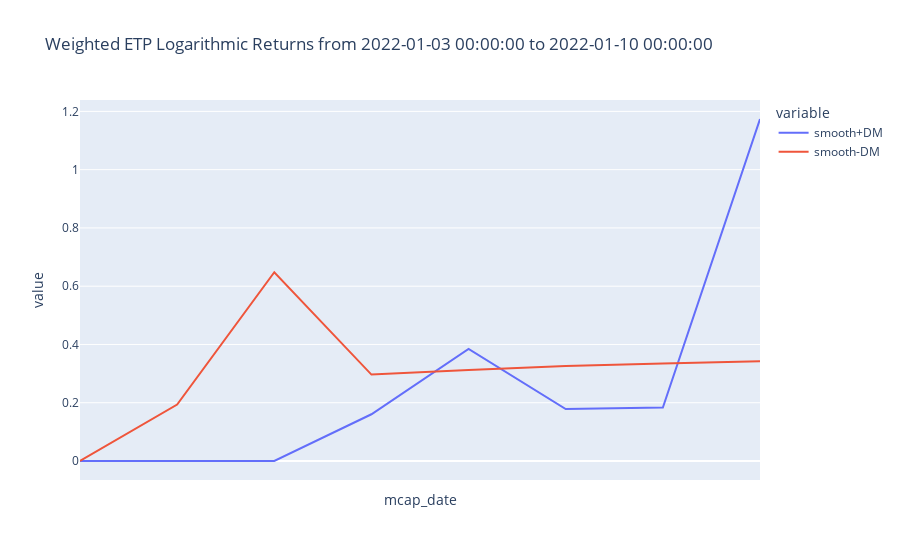

This figure's notebook cell:
### Code cell
import plotly.express as px


adx_df = clsIndx.data.filter(F.col("asset_name")=="charg_coin").toPandas()
_min_date = adx_df["mcap_date"].min()
_max_date = adx_df["mcap_date"].max()
_title = "Weighted ETP Logarithmic Returns from "+str(_min_date)+" to "+str(_max_date)
fig = px.line(adx_df, x="mcap_date", y=['smooth+DM','smooth-DM'],
#               color='red',
              hover_data={"mcap_date": "|%B %d, %Y", "asset_name": True,},
              title=_title,)
fig.update_xaxes(
    dtick="M1",
    tickformat="%b\n%Y")
fig.show()

### Figure 1 — Plotly figure (JSON) as saved in the notebook; plotly's stock layout.template omitted (floating-point values rounded to 4 significant figures)
{"data": [{"customdata": [["charg_coin"], ["charg_coin"], ["charg_coin"], ["charg_coin"], ["charg_coin"], ["charg_coin"], ["charg_coin"], ["charg_coin"]], "hovertemplate": "variable=smooth+DM<br>mcap_date=%{x|%B %d, %Y}<br>value=%{y}<br>asset_name=%{customdata[0]}<extra></extra>", "legendgroup": "smooth+DM", "line": {"color": "#636efa", "dash": "solid"}, "marker": {"symbol": "circle"}, "mode": "lines", "name": "smooth+DM", "orientation": "v", "showlegend": true, "type": "scatter", "x": ["2022-01-03T00:00:00", "2022-01-04T00:00:00", "2022-01-05T00:00:00", "2022-01-06T00:00:00", "2022-01-07T00:00:00", "2022-01-08T00:00:00", "2022-01-09T00:00:00", "2022-01-10T00:00:00"], "xaxis": "x", "y": [0, 0, 0, 0.1604, 0.385, 0.1782, 0.1833, 1.174], "yaxis": "y"}, {"customdata": [["charg_coin"], ["charg_coin"], ["charg_coin"], ["charg_coin"], ["charg_coin"], ["charg_coin"], ["charg_coin"], ["charg_coin"]], "hovertemplate": "variable=smooth-DM<br>mcap_date=%{x|%B %d, %Y}<br>value=%{y}<br>asset_name=%{customdata[0]}<extra></extra>", "legendgroup": "smooth-DM", "line": {"color": "#EF553B", "dash": "solid"}, "marker": {"symbol": "circle"}, "mode": "lines", "name": "smooth-DM", "orientation": "v", "showlegend": true, "type": "scatter", "x": ["2022-01-03T00:00:00", "2022-01-04T00:00:00", "2022-01-05T00:00:00", "2022-01-06T00:00:00", "2022-01-07T00:00:00", "2022-01-08T00:00:00", "2022-01-09T00:00:00", "2022-01-10T00:00:00"], "xaxis": "x", "y": [0, 0.1937, 0.6481, 0.2965, 0.3127, 0.3257, 0.335, 0.342], "yaxis": "y"}], "layout": {"legend": {"title": {"text": "variable"}, "tracegroupgap": 0}, "title": {"text": "Weighted ETP Logarithmic Returns from 2022-01-03 00:00:00 to 2022-01-10 00:00:00"}, "xaxis": {"anchor": "y", "domain": [0, 1], "dtick": "M1", "tickformat": "%b\n%Y", "title": {"text": "mcap_date"}}, "yaxis": {"anchor": "x", "domain": [0, 1], "title": {"text": "value"}}}}
